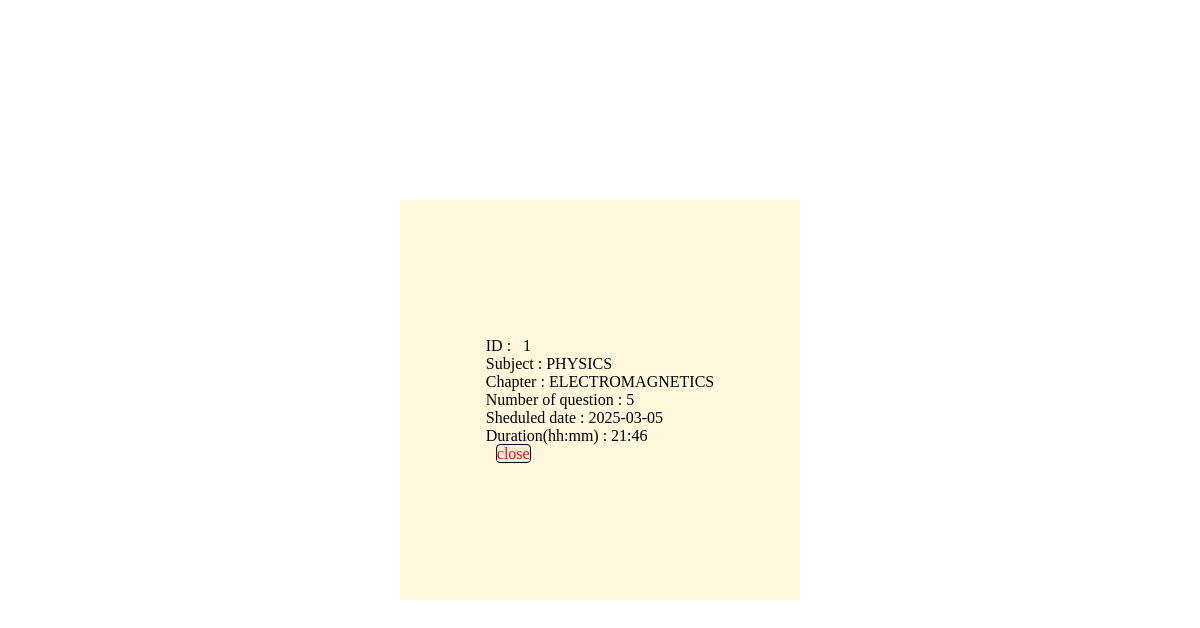
The page /view/1/1 on the database its author committed.
### tables this page shows
CREATE TABLE quiz(
    id INTEGER PRIMARY KEY AUTOINCREMENT,
    chapter_id INTEGER,
    date_of_quiz DATE,
    time_duration TIME,
    remarks TEXT,
    FOREIGN KEY(chapter_id) REFERENCES chapter(id)
);

CREATE TABLE chapter(
    id INTEGER PRIMARY KEY AUTOINCREMENT,
    name TEXT,
    description TEXT,
    sub_name TEXT,
    FOREIGN KEY (sub_name) REFERENCES subject(name));

### app.py (the view)
@app.route('/view/<id>/<u_id>')
def view(id,u_id):
    return render_template('detail_view.html',a=get_q_full_d(id),b=u_id)

### database.py (called while the page is built)
def get_q_full_d(id):
    con = sqlite3.connect('database.sqlite3')
    cur = con.cursor()
    query = f"SELECT * FROM quiz WHERE id =?"
    cur.execute(query,(id,))
    res_1 = cur.fetchall()
    query = f"SELECT COUNT(id) FROM question WHERE quiz_id=?"
    cur.execute(query,(id,))
    res_2 = cur.fetchall()
    query = f"SELECT name,sub_name FROM chapter WHERE id =?"
    cur.execute(query,(res_1[0][1],))
    res_3 = cur.fetchall()
    con.commit()
    con.close()
    return [res_1,res_2,res_3]

### templates/detail_view.html (shortened to what this page needs)
<!DOCTYPE html>
<html lang="en">
<head>
</head>
<body>
    <div id="main">
        <div id="box">
            <div>
                <p>ID : &nbsp  {{a[0][0][0]}}</p>
                <p>Subject : {{a[2][0][1]}}</p>
                <p>Chapter : {{a[2][0][0]}} </p>
                <p>Number of question : {{a[1][0][0]}} </p>
                <p>Sheduled date : {{a[0][0][2]}}</p>
                <p>Duration(hh:mm) : {{a[0][0][3]}}</p>
                <a class="innerbox" href="/user/{{b}}">close</a>
            </div>
        </div>
    </div>
</body>
</html>

### templates/detail_view.html (style rules this page uses)
* { margin: 0%; padding: 0%; box-sizing: border-box; }
html,body { height: 100%; width: 100%; }
#main { display: flex; align-items: center; justify-content: center; }
#box { display: flex; align-items: center; justify-content: center; margin-top: 200px; width: 400px; height: 400px; background-color: cornsilk; }
.innerbox { margin-left: 10px; border: 1px solid black; background-color: blanchedalmond; color: crimson; text-decoration-color: aliceblue; border-radius: 4px; }

### rows shown on the page
quiz: id "1", date_of_quiz "2025-03-05", time_duration "21:46"
chapter: sub_name "PHYSICS", name "ELECTROMAGNETICS"

### other values the page prints
{{ a[1][0][0] }} "5"
